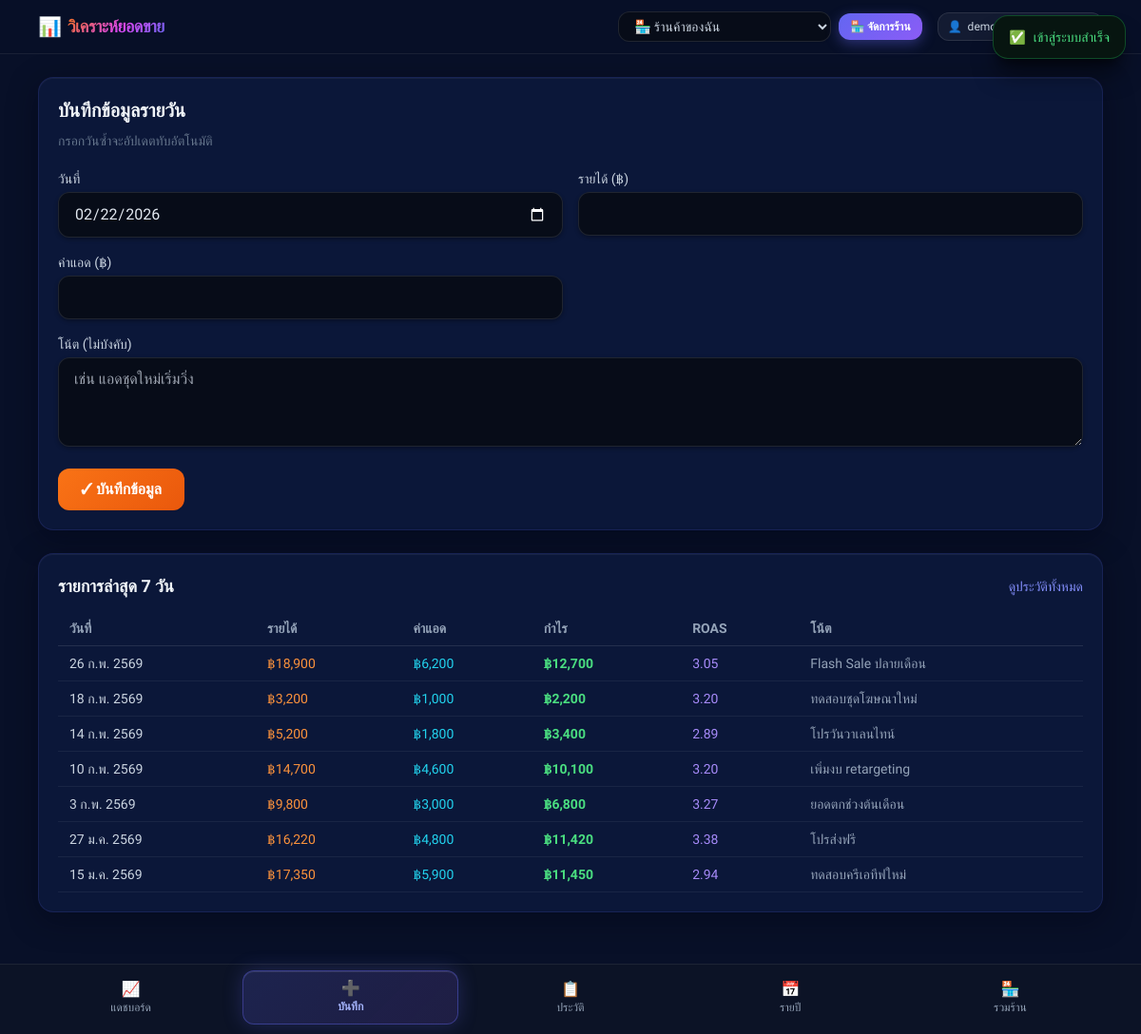
The page /add-record.php (signed in) on the database its author committed.
### tables this page shows
CREATE TABLE IF NOT EXISTS daily_records (
    id BIGINT UNSIGNED NOT NULL AUTO_INCREMENT,
    shop_id BIGINT UNSIGNED NOT NULL,
    record_date DATE NOT NULL,
    revenue DECIMAL(12,2) NOT NULL DEFAULT 0.00,
    ad_cost DECIMAL(12,2) NOT NULL DEFAULT 0.00,
    note VARCHAR(255) NULL,
    created_at DATETIME NOT NULL DEFAULT CURRENT_TIMESTAMP,
    updated_at DATETIME NOT NULL DEFAULT CURRENT_TIMESTAMP ON UPDATE CURRENT_TIMESTAMP,
    PRIMARY KEY (id),
    UNIQUE KEY uq_daily_records_shop_date (shop_id, record_date),
    KEY idx_daily_records_record_date (record_date),
    KEY idx_daily_records_shop_date (shop_id, record_date),
    CONSTRAINT chk_daily_records_revenue_non_negative CHECK (revenue >= 0),
    CONSTRAINT chk_daily_records_ad_cost_non_negative CHECK (ad_cost >= 0),
    CONSTRAINT fk_daily_records_shop
        FOREIGN KEY (shop_id)
        REFERENCES shops (id)
        ON DELETE CASCADE
        ON UPDATE CASCADE
);

### includes/functions.php (called while the page is built, shortened)
<?php
function app_url(string $path = ''): string
{
    $baseUrl = APP_URL;
    $normalizedPath = '/' . ltrim($path, '/');
    return $baseUrl . $normalizedPath;
}
function e(?string $value): string
{
    return htmlspecialchars((string)$value, ENT_QUOTES, 'UTF-8');
}
function formatMoney(float|int $value): string
{
    return '฿' . number_format((float)$value, 0);
}
function formatRoas(?float $value): string
{
    return $value === null ? '–' : number_format($value, 2);
}
function formatThaiDate(string $date): string
{
    $dateObject = DateTime::createFromFormat('Y-m-d', $date);
    $thaiMonths = [
        '01' => 'ม.ค.',
        '02' => 'ก.พ.',
        '03' => 'มี.ค.',
        '04' => 'เม.ย.',
        '05' => 'พ.ค.',
        '06' => 'มิ.ย.',
        '07' => 'ก.ค.',
        '08' => 'ส.ค.',
        '09' => 'ก.ย.',
        '10' => 'ต.ค.',
        '11' => 'พ.ย.',
        '12' => 'ธ.ค.',
    ];
    $month = $thaiMonths[$dateObject->format('m')] ?? $dateObject->format('m');
    $thaiYear = (int)$dateObject->format('Y') + 543;
    return $dateObject->format('j') . ' ' . $month . ' ' . $thaiYear;
}

### includes/bootstrap.php (called while the page is built, shortened)
<?php
require_once __DIR__ . '/config.php';
require_once __DIR__ . '/functions.php';
spl_autoload_register(function (string $class): void {
    $className = ltrim($class, '\\');
    $normalizedClass = str_replace('\\', '/', $className);
    $leafName = basename($normalizedClass);
    $candidates = [
        dirname(__DIR__) . '/' . $normalizedClass . '.php',
        dirname(__DIR__) . '/app/' . $normalizedClass . '.php',
        dirname(__DIR__) . '/app/Services/' . $leafName . '.php',
        dirname(__DIR__) . '/app/Repositories/' . $leafName . '.php',
    ];
    foreach ($candidates as $filePath) {
        if (file_exists($filePath)) {
            return;
        }
    }
});

### app/Services/RecordService.php (called while the page is built, shortened)
<?php
class RecordService
{
    private RecordRepository $recordRepository;
    private ShopRepository $shopRepository;
    public function __construct(RecordRepository $recordRepository, ShopRepository $shopRepository, ?PDO $db = null)
    {
        $this->recordRepository = $recordRepository;
        $this->shopRepository = $shopRepository;
    }
    public function getRecentRecords(int $userId, int $shopId, int $limit = 7): array
    {
        if (!$this->canAccessShop($userId, $shopId)) {
            return [];
        }
        return $this->recordRepository->getRecentByShopId($shopId, $limit);
    }
    private function canAccessShop(int $userId, int $shopId): bool
    {
        return $this->shopRepository->findByIdAndUserId($shopId, $userId) !== null;
    }
}

### app/Repositories/ShopRepository.php (called while the page is built, shortened)
<?php
class ShopRepository
{
    private PDO $db;
    public function __construct(PDO $db)
    {
        $this->db = $db;
    }
    public function findByIdAndUserId(int $shopId, int $userId): ?array
    {
        $sql = 'SELECT id, user_id, name, created_at, updated_at
                FROM shops
                WHERE id = :shop_id AND user_id = :user_id
                LIMIT 1';
        $stmt = $this->db->prepare($sql);
        $stmt->execute([
            ':shop_id' => $shopId,
            ':user_id' => $userId,
        ]);
        $shop = $stmt->fetch();
        return $shop ?: null;
    }
}

### app/Repositories/RecordRepository.php (called while the page is built, shortened)
<?php
class RecordRepository
{
    private PDO $db;
    public function __construct(PDO $db)
    {
        $this->db = $db;
    }
    public function getRecentByShopId(int $shopId, int $limit = 7): array
    {
        $sql = 'SELECT id, shop_id, record_date, revenue, ad_cost, note, created_at, updated_at
                FROM daily_records
                WHERE shop_id = :shop_id
                ORDER BY record_date DESC
                LIMIT :limit_rows';
        $stmt = $this->db->prepare($sql);
        $stmt->bindValue(':shop_id', $shopId, PDO::PARAM_INT);
        $stmt->bindValue(':limit_rows', max(1, $limit), PDO::PARAM_INT);
        $stmt->execute();
        return $stmt->fetchAll();
    }
}

### add-record.php (the view, shortened to what this page needs)
<?php
require_once __DIR__ . '/includes/bootstrap.php';
require_once __DIR__ . '/includes/auth.php';
$userId = (int)($_SESSION['user_id'] ?? 0);
$shopId = (int)($_SESSION['current_shop_id'] ?? 0);
$shopRepository = new ShopRepository($pdo);
$recordRepository = new RecordRepository($pdo);
$recordService = new RecordService($recordRepository, $shopRepository, $pdo);
$recentRecords = $recordService->getRecentRecords($userId, $shopId, 7);
require __DIR__ . '/includes/header.php';
?>
<section class="section-card p-5">
    <h1 class="text-xl font-semibold text-slate-100">บันทึกข้อมูลรายวัน</h1>
    <p class="mt-2 text-sm text-slate-500">กรอกวันซ้ำจะอัปเดตทับอัตโนมัติ</p>
    <form action="<?= e(app_url('/api/records.php')) ?>" method="post" class="mt-5 grid gap-4 md:grid-cols-2">
        <div>
            <label for="record-date" class="mb-1 block text-sm text-slate-300">วันที่</label>
            <input
                id="record-date"
                name="record_date"
                type="date"
                value="<?= e(date('Y-m-d')) ?>"
                required
                class="w-full rounded-xl px-4 py-2.5 transition-all">
        </div>
        <div>
            <label for="revenue" class="mb-1 block text-sm text-slate-300">รายได้ (฿)</label>
            <input
                id="revenue"
                name="revenue"
                type="number"
                min="0"
                step="0.01"
                required
                class="w-full rounded-xl px-4 py-2.5 transition-all">
        </div>
        <div>
            <label for="ad-cost" class="mb-1 block text-sm text-slate-300">ค่าแอด (฿)</label>
            <input
                id="ad-cost"
                name="ad_cost"
                type="number"
                min="0"
                step="0.01"
                required
                class="w-full rounded-xl px-4 py-2.5 transition-all">
        </div>
        <div class="md:col-span-2">
            <label for="note" class="mb-1 block text-sm text-slate-300">โน้ต (ไม่บังคับ)</label>
            <textarea
                id="note"
                name="note"
                rows="3"
                maxlength="255"
                class="w-full rounded-xl px-4 py-2.5 transition-all"
                placeholder="เช่น แอดชุดใหม่เริ่มวิ่ง"></textarea>
        </div>
        <div class="md:col-span-2">
            <button type="submit" class="btn-orange px-6 py-2.5 text-base shadow-sm">
                ✓ บันทึกข้อมูล
            </button>
        </div>
    </form>
</section>
<section class="section-card mt-6 p-5">
    <div class="mb-3 flex items-center justify-between">
        <h2 class="text-lg font-semibold text-slate-100">รายการล่าสุด 7 วัน</h2>
        <a href="<?= e(app_url('/history.php')) ?>" class="text-sm text-indigo-400 hover:text-indigo-300 font-medium">ดูประวัติทั้งหมด</a>
    </div>
    <div class="overflow-x-auto">
        <table class="min-w-full text-sm">
            <thead>
                <tr class="border-b border-white/10 text-left text-slate-400">
                    <th class="px-3 py-2">วันที่</th>
                    <th class="px-3 py-2">รายได้</th>
                    <th class="px-3 py-2">ค่าแอด</th>
                    <th class="px-3 py-2">กำไร</th>
                    <th class="px-3 py-2">ROAS</th>
                    <th class="px-3 py-2">โน้ต</th>
                </tr>
            </thead>
            <tbody>
                <?php if (empty($recentRecords)): ?>
                    <tr>
                        <td colspan="6" class="px-3 py-4 text-center text-slate-400">ยังไม่มีข้อมูลในร้านนี้</td>
                    </tr>
                <?php else: ?>
                    <?php foreach ($recentRecords as $record): ?>
                        <?php
                        $revenue = (float)($record['revenue'] ?? 0);
                        $adCost = (float)($record['ad_cost'] ?? 0);
                        $profit = $revenue - $adCost;
                        $roas = $adCost > 0 ? round($revenue / $adCost, 2) : null;
                        $note = (string)($record['note'] ?? '');
                        ?>
                        <tr class="border-b border-white/[0.06]">
                            <td class="px-3 py-2 text-slate-300 font-medium"><?= e(formatThaiDate((string)($record['record_date'] ?? ''))) ?></td>
                            <td class="px-3 py-2 text-orange-400 font-medium"><?= e(formatMoney($revenue)) ?></td>
                            <td class="px-3 py-2 text-cyan-400 font-medium"><?= e(formatMoney($adCost)) ?></td>
                            <td class="px-3 py-2 <?= $profit >= 0 ? 'text-green-400' : 'text-red-400' ?> font-bold"><?= e(formatMoney($profit)) ?></td>
                            <td class="px-3 py-2 text-violet-400 font-medium"><?= e(formatRoas($roas)) ?></td>
                            <td class="px-3 py-2 text-slate-400"><?= $note !== '' ? e($note) : '-' ?></td>
                        </tr>
                    <?php endforeach; ?>
                <?php endif; ?>
            </tbody>
        </table>
    </div>
</section>
<?php require __DIR__ . '/includes/footer.php'; ?>

### includes/header.php (style rules this page uses)
body { font-family: 'Sarabun', sans-serif; background-color: rgb(8, 16, 40); min-height: 100vh; position: relative; overflow-x: hidden }
input[type="date"], input[type="datetime-local"], input[type="month"], input[type="time"] { color-scheme: dark; }
.section-card { background-color: rgb(11, 23, 57); border: 1px solid rgba(99, 102, 241, 0.15); border-radius: 16px; box-shadow: rgba(1, 5, 17, 0.4) 0px 8px 32px 0px, inset 0 1px 0 rgba(255, 255, 255, 0.05); position: relative; transition: all 0.3s cubic-bezier(0.4, 0, 0.2, 1) }
.section-card::before { content: ''; position: absolute; inset: 0; border-radius: 16px; padding: 1px; background: linear-gradient(135deg, rgba(99, 102, 241, 0.2), transparent, rgba(139, 92, 246, 0.2)); -webkit-mask: linear-gradient(#fff 0 0) content-box, linear-gradient(#fff 0 0); mask: linear-gradient(#fff 0 0) content-box, linear-gradient(#fff 0 0); -webkit-mask-composite: xor; mask-composite: exclude; pointer-events: none; opacity: 0; transition: opacity 0.3s ease }
.btn-orange { background: linear-gradient(135deg, #f97316, #ea580c); box-shadow: 0 4px 14px rgba(249, 115, 22, .40); color: #fff; font-weight: 600; border: none; border-radius: 12px; cursor: pointer; transition: all .25s cubic-bezier(0.4, 0, 0.2, 1); display: inline-flex; align-items: center; justify-content: center; position: relative; overflow: hidden }
.btn-orange::before { content: ''; position: absolute; inset: 0; background: linear-gradient(135deg, transparent 30%, rgba(255, 255, 255, 0.2) 50%, transparent 70%); transform: translateX(-100%); transition: transform 0.5s ease }
input, select, textarea { transition: border-color .2s, box-shadow .2s; background-color: #070c18; border: 1px solid rgba(255, 255, 255, 0.10); box-shadow: 0 2px 4px rgba(0, 0, 0, 0.3); color: #e2e8f0 }
input::placeholder, textarea::placeholder { color: #4b5870 }
tbody tr { transition: all .25s cubic-bezier(0.4, 0, 0.2, 1) }

### rows shown on the page
daily_records: record_date "26 ก.พ. 2569", revenue "฿18,900", ad_cost "฿6,200", formatMoney($profit) "฿12,700", formatRoas($roas) "3.05", note "Flash Sale ปลายเดือน"
daily_records: record_date "18 ก.พ. 2569", revenue "฿3,200", ad_cost "฿1,000", formatMoney($profit) "฿2,200", formatRoas($roas) "3.20", note "ทดสอบชุดโฆษณาใหม่"
daily_records: record_date "14 ก.พ. 2569", revenue "฿5,200", ad_cost "฿1,800", formatMoney($profit) "฿3,400", formatRoas($roas) "2.89", note "โปรวันวาเลนไทน์"
daily_records: record_date "10 ก.พ. 2569", revenue "฿14,700", ad_cost "฿4,600", formatMoney($profit) "฿10,100", formatRoas($roas) "3.20", note "เพิ่มงบ retargeting"
daily_records: record_date "3 ก.พ. 2569", revenue "฿9,800", ad_cost "฿3,000", formatMoney($profit) "฿6,800", formatRoas($roas) "3.27", note "ยอดตกช่วงต้นเดือน"
daily_records: record_date "27 ม.ค. 2569", revenue "฿16,220", ad_cost "฿4,800", formatMoney($profit) "฿11,420", formatRoas($roas) "3.38", note "โปรส่งฟรี"
daily_records: record_date "15 ม.ค. 2569", revenue "฿17,350", ad_cost "฿5,900", formatMoney($profit) "฿11,450", formatRoas($roas) "2.94", note "ทดสอบครีเอทีฟใหม่"

### other values the page prints
$flashSuccess "เข้าสู่ระบบสำเร็จ"
$link['icon'] "📈"
$link['label'] "แดชบอร์ด"
$link['icon'] "➕"
$link['label'] "บันทึก"
$link['icon'] "📋"
$link['label'] "ประวัติ"
$link['icon'] "📅"
$link['label'] "รายปี"
$link['icon'] "🏪"
$link['label'] "รวมร้าน"
